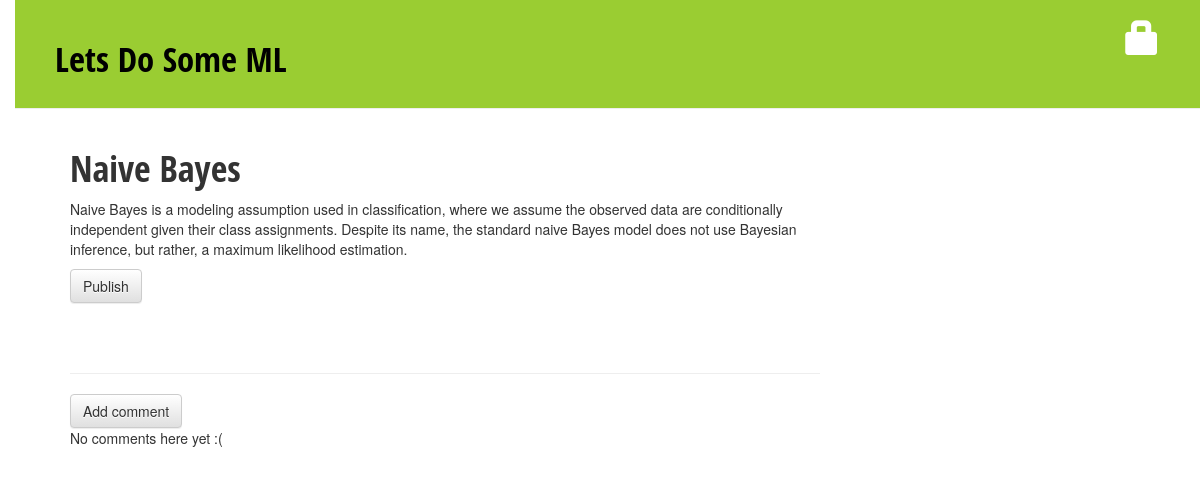
The app's page /post/4/, older data.
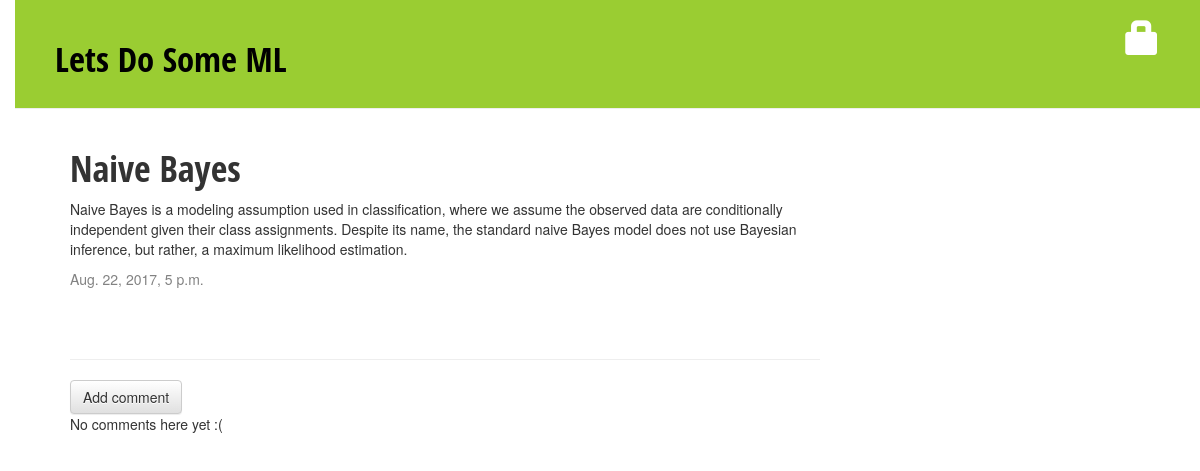
The same page, newer data.
### blog/models.py (models this page shows, shortened)
class Post(models.Model):
    author = models.ForeignKey('auth.User')
    title = models.CharField(max_length=200)
    text = models.TextField()
    created_date = models.DateTimeField(
            default=timezone.now)
    published_date = models.DateTimeField(
            blank=True, null=True)

### blog/views.py (the view)
# urls.py: url(r'^post/(?P<pk>\d+)/$', views.post_detail, name='post_detail'),
def post_detail(request, pk):
    post = get_object_or_404(Post, pk=pk)
    return render(request, 'blog/post_detail.html', {'post': post})

### blog/templates/blog/post_detail.html (shortened to what this page needs)
{% extends 'blog/base.html' %}
{% block content %}
    <div class="post">
        <h1>{{ post.title }}</h1>
        <p>{{ post.text|linebreaksbr }}</p>
	{% if post.published_date %}
    		<div class="date">
        		{{ post.published_date }}
        	</div>
	{% else %}
    		<a class="btn btn-default" href="{% url 'post_publish' pk=post.pk %}">Publish</a>
	{% endif %}
    </div>
<hr>
<a class="btn btn-default" href="{% url 'add_comment_to_post' pk=post.pk %}">Add comment</a>
{% for comment in post.comments.all %}
    {% if user.is_authenticated or comment.approved_comment %}
    <div class="comment">
	<strong>{{ comment.author }}</strong>
        <p>{{ comment.text|linebreaks }}</p>
        <div class="date">
            {{ comment.created_date }}
            {% if not comment.approved_comment %}
                <a class="btn btn-default" href="{% url 'comment_remove' pk=comment.pk %}"><span class="glyphicon glyphicon-remove"></span></a>
                <a class="btn btn-default" href="{% url 'comment_approve' pk=comment.pk %}"><span class="glyphicon glyphicon-ok"></span></a>
            {% endif %}
        </div>
    </div>
    {% endif %}
{% empty %}
    <p>No comments here yet :(</p>
{% endfor %}
{% endblock %}

Row changes from the older to the newer data that the page shows:
changed Post "Naive Bayes": published_date (not shown) → "Aug. 22, 2017, 5 p.m."
Text that changed along with them:
text no longer shown: "Publish"
